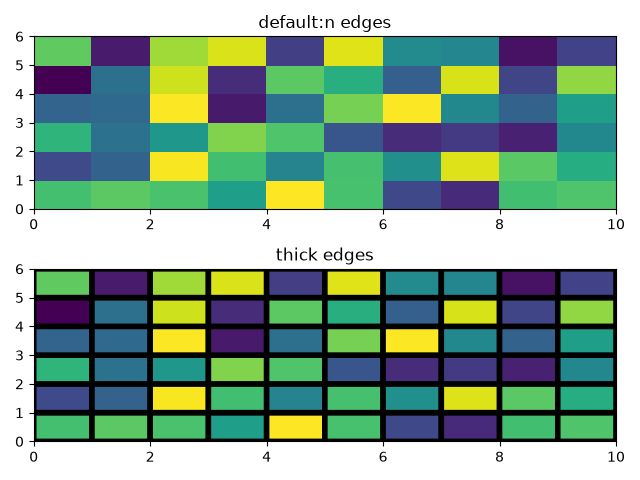

The script that drew this image:
import matplotlib.pyplot as plt 
import numpy as np 

from matplotlib.colors import LogNorm 

np.random.seed(19680801)
z = np.random.rand(6,10)

fig, (ax0, ax1) = plt.subplots(2,1)
c = ax0.pcolor(z) 

ax0.set_title('default:n edges')

c = ax1.pcolor(z, edgecolor='k', linewidths=4)
ax1.set_title('thick edges')

plt.tight_layout()
plt.show() 
